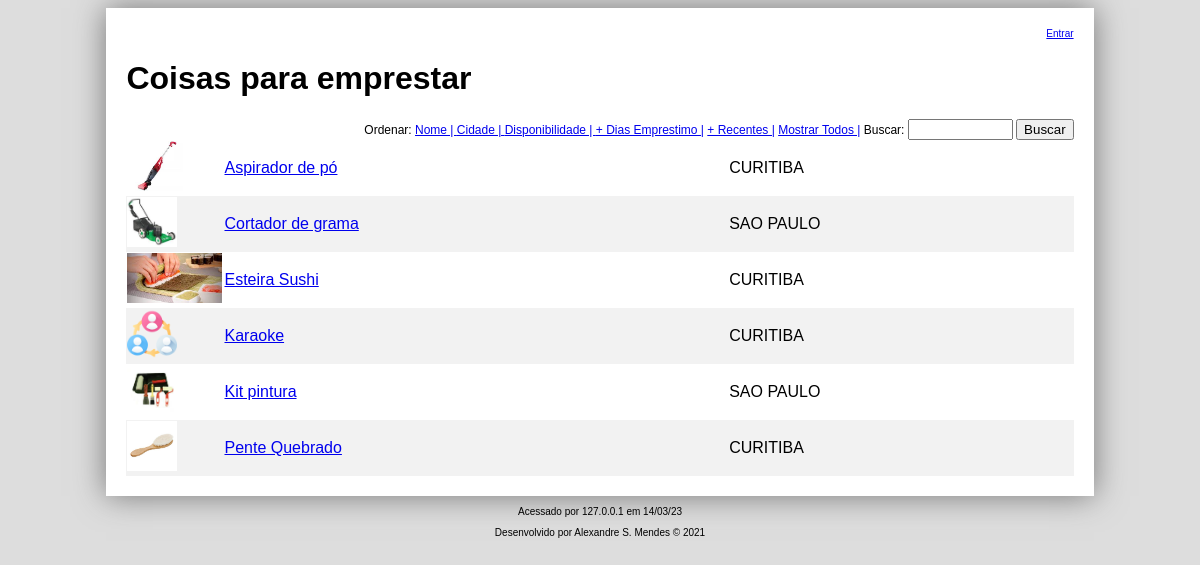
The page / on the database its author committed.
### tables this page shows
CREATE TABLE IF NOT EXISTS coisa(
id INT unsigned not null AUTO_INCREMENT,
usuario_id int unsigned not null,
nome VARCHAR(100) not null,
descricao text not null,
diasparaemprestar tinyint,
imagem varchar(255),
ativo boolean,
foreign key (usuario_id) REFERENCES usuario(id),
primary key (id)

);

CREATE TABLE IF NOT EXISTS usuario(
id INT unsigned AUTO_INCREMENT not null,
nome VARCHAR(100) not null,
cpf char(14) not null,
logradouro varchar(255) not null,
cidade varchar(60) not null,
uf char(2) not null,
telefone varchar(15) not null,
email varchar(100) not null,
senha varchar(80) not null,
foto varchar(100),
tipo_usuario tinyint unsigned,
primary key (id)
);

### index.php (the view, shortened to what this page needs)
<!DOCTYPE html>
<html lang="pt-br">
<head>
    <?php
    require_once "models/functions.php";
    $ordem = $_GET['o'] ?? "nome";
    $buscar = $_GET['buscaCoisa'] ?? "";
    ?>
    <link rel="stylesheet" href="css/style.css">
</head>
<body>
    <div id="corpo">
    <?php include_once "topo.php";?>
     <h1>Coisas para emprestar</h1>
        <form action="index.php" method="get" id="busca">
        Ordenar:
        <a href="index.php?o=nome&buscaCoisa=<?php echo $buscar;?>">Nome | </a>
        <a href="index.php?o=cidade&buscaCoisa=<?php echo $buscar;?>">Cidade | </a>
        <a href="index.php?o=dispo&buscaCoisa=<?php echo $buscar;?>">Disponibilidade | </a>
        <a href="index.php?o=dias&buscaCoisa=<?php echo $buscar;?>">+ Dias Emprestimo |</a>
        <a href="index.php?o=ultimo&buscaCoisa=<?php echo $buscar;?>">+ Recentes |</a>
        <a href="index.php?">Mostrar Todos |</a>
        Buscar: <input type="text" name="buscaCoisa" id="busca" size="10" maxlength="40">
        <input type="submit" value="Buscar">
        </form>
     <table class="listagem">
         <?php
            $q = "select c.id, c.nome, c.descricao, c.diasparaemprestar, c.imagem, c.ativo, u.nome unome, u.cidade, u.telefone, u.email from coisa as c join  usuario as u on c.usuario_id = u.id";
            $o = $ordem;
            $busca = $banco->query(buscarResultados($q,$o, $buscar));
            if(!$busca){
                echo "ERRO NA CONSULTA AO BANCO DE DADOS";
            }else {
                if ($busca->num_rows ==0){
                    echo "<p><strong>Lamento:</strong> NENHUMA COISA PARA EMPRESTAR ESTÁ CADASTRADA COM AS CARACTERISTICAS INFORMADAS...</p>";
                    echo "<p>Comece você cadastrando um item, ou volte em breve...</p>";
                }else{
                    while($reg=$busca->fetch_object()){
                        $t = thumb($reg->imagem);
                        echo    "<tr>";
                        echo    "<td><img src='$t' alt='$reg->imagem' class='mini'></td>";
                        echo    "<td><a href='detalhes.php?cod=$reg->id'>$reg->nome</a></td>";
                        echo    "<td>$reg->cidade</td>";
                        echo    "</tr>";
                    }
                }
            }
         ?>
     </table>
    </div>
</body>
<?php include_once "rodape.php"; ?>
</html>

### models/functions.php (shortened to what this page needs)
<link rel="stylesheet" href="css/style.css">
<?php
    function thumb($arq){
        $caminho = "fotos/$arq";
        if(is_null($arq) || !file_exists($caminho)){
            return "icones\icon_small.png";
        }else{
            return $caminho;
        }
    }
    function buscarResultados($q, $ordem, $busca){
        $q = $q;
        $o = $ordem;
        $b = $busca;
        if (empty($b)){
            switch ($o){
                case "nome":
                    $q .= " ORDER BY c.nome ";
                    return $q;
                    break;
            }
        }
    }
?>

### topo.php (shortened to what this page needs)
<?php
echo "<header>";
if (empty($_SESSION['user'])){
    echo "<a href='user-login.php'>Entrar</a>";
}
echo "</header>";
?>

### rodape.php (shortened to what this page needs)
<?php
echo "<footer>";
echo "<p class='rodape'>Acessado por ". $_SERVER['REMOTE_ADDR'] ." em ". date('d/m/y'). "</p>";
echo "<p class='rodape'>Desenvolvido por Alexandre S. Mendes &copy; 2021 </p>";
echo "</footer>";
?>

### css/style.css (style rules this page uses)
body { background-color: #ddd; font-family: Verdana, Geneva, Tahoma, sans-serif; }
div#corpo { width: 80%; margin: auto; padding: 20px; background-color: #fff; box-shadow: 0px 0px 30px #777; }
table.listagem { width: 100%; text-align: left; border-collapse: collapse; }
table.listagem tr { height: 50px; }
table.listagem { padding: 10px; }
table.listagem tr:nth-child(even) { background-color: #f2f2f2; }
table.listagem td:nth-child(1) { width: 50px; }
img.mini { height: 50px; width: fit-content; }
p.rodape { text-align: center; font-size: 10px; }
header { font-size: 10px; text-align: right; }
form#busca { text-align: right; font-size: 12px; }

### rows shown on the page
coisa: imagem (picture), nome "Aspirador de pó", usuario.cidade "CURITIBA"
coisa: imagem (picture), nome "Cortador de grama", usuario.cidade "SAO PAULO"
coisa: imagem (picture), nome "Esteira Sushi", usuario.cidade "CURITIBA"
coisa: shows a picture, nome "Karaoke", usuario.cidade "CURITIBA"
coisa: imagem (picture), nome "Kit pintura", usuario.cidade "SAO PAULO"
coisa: imagem (picture), nome "Pente Quebrado", usuario.cidade "CURITIBA"

### other values the page prints
$_SERVER['REMOTE_ADDR'] "127.0.0.1"
